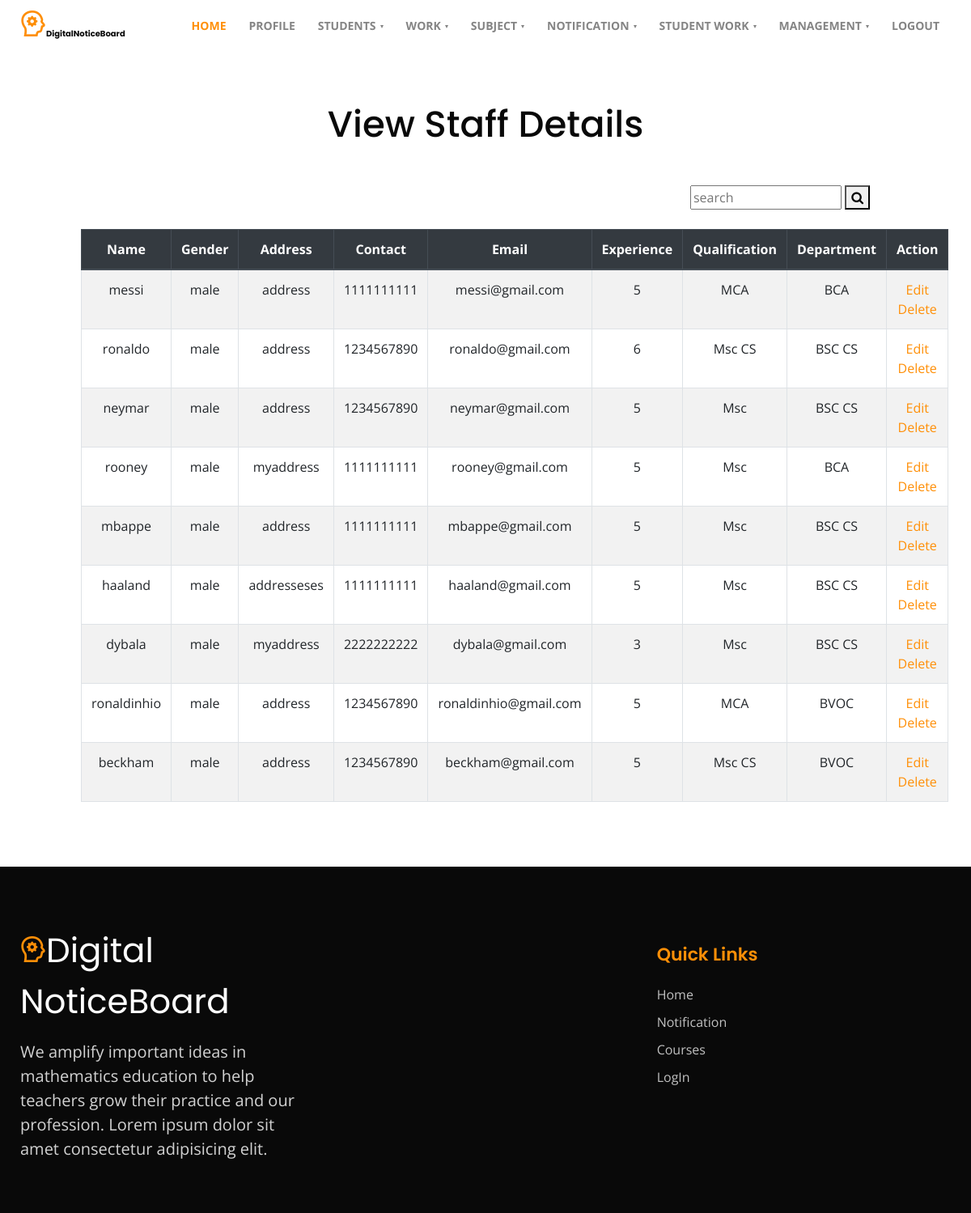
The page /view_staff (signed in) on the database its author committed.
### Authentication/models.py (models this page shows)
class Register(AbstractUser):
    name = models.CharField(max_length=50,default='')
    contact = models.IntegerField(null=True)
    address = models.CharField(max_length=50,default='')
    gender = models.CharField(max_length=50,default='')
    experience = models.CharField(max_length=50,default='')
    qualification = models.CharField(max_length=50,default='')
    usertype = models.IntegerField(null=True)
    department = models.ForeignKey(Departments,on_delete=models.CASCADE,null=True)
    semester = models.ForeignKey(Semesters,on_delete=models.CASCADE,null=True)
    batch = models.CharField(max_length=50,default='')
    dob = models.CharField(max_length=50,default='')
    status = models.IntegerField(default=0)
    examstatus = models.IntegerField(default=0)
    regno = models.IntegerField(null=True,unique=True)
    class Meta:
        unique_together = ('username', 'regno')

### department/models.py (models this page shows)
class Departments(models.Model):
    departmentname = models.CharField(max_length=50,default='')
    description = models.CharField(max_length=200,default='')
    def __str__(self) -> str:
        return self.departmentname

### Authentication/views.py (the view)
# urls.py: path('view_staff',views.view_staff),
@login_required(login_url='/login')
def view_staff(request):
    a = Register.objects.filter(usertype="2").all()
    search = request.GET.get('search', '')
    if search:
        a = a.filter(Q(username__icontains=search)|Q(email=search)|Q(department__departmentname__icontains=search))
        print(a)
    return render(request,'view_staff.html',{'a':a})

### Authentication/templates/view_staff.html (shortened to what this page needs)
{% extends 'layout.html' %}
{% block content %}
<head>
</head>
<section class="w3l-contacts-12" id="contact">
    <div class="container py-5">
        <div class="contacts12-main py-md-3">
            <div class="header-section text-center">
                <h3 class="mb-md-5 mb-4">View Staff Details</h3>
            </div>
            <div class="container search" style="display: flex; justify-content: flex-end;">
                <form action="" method="GET">
                  <input type="text" name="search" placeholder="search">
                  <button type="submit" href="/">
                    <i class="fa fa-search"></i>
                  </button>
                </form>
              </div><br>
            <div class="">
                <table class="table table-hover table-bordered table-striped">
                    <thead class="thead-dark">
                        <tr>
                            <th scope="col">Name</th>
                            <th scope="col">Gender</th>
                            <th scope="col">Address</th>
                            <th scope="col">Contact</th>
                            <th scope="col">Email</th>
                            <th scope="col">Experience</th>
                            <th scope="col">Qualification</th>
                            <th scope="col">Department</th>
                            <th scope="col" class="text-center">Action</th>
                        </tr>
                    </thead>
                    <tbody>
                        {% for i in a %}
                        <tr>
                            <td>{{ i.name }}</td>
                            <td>{{ i.gender }}</td>
                            <td>{{ i.address }}</td>
                            <td>{{ i.contact }}</td>
                            <td>{{ i.email }}</td>
                            <td>{{ i.experience }}</td>
                            <td>{{ i.qualification }}</td>
                            <td>{{ i.department }}</td>
                            <td>
                                <a href="/edit_staff/{{ i.id }}" class="">Edit</a>
                                <a href="/delete_staff/{{ i.id }}" class="" onclick="return confirm('Are you sure you want to delete {{ i.name }}?')">Delete</a>
                            </td>
                        </tr>
                        {% endfor %}
                    </tbody>
                </table>
            </div>
        </div>
    </div>
</section>
{% endblock %}

### rows shown on the page
Register: name "messi", gender "male", address "address", contact "1111111111", email "messi@gmail.com", experience "5", qualification "MCA", department "BCA"
Register: name "ronaldo", gender "male", address "address", contact "1234567890", email "ronaldo@gmail.com", experience "6", qualification "Msc CS", department "BSC CS"
Register: name "neymar", gender "male", address "address", contact "1234567890", email "neymar@gmail.com", experience "5", qualification "Msc", department "BSC CS"
Register: name "rooney", gender "male", address "myaddress", contact "1111111111", email "rooney@gmail.com", experience "5", qualification "Msc", department "BCA"
Register: name "mbappe", gender "male", address "address", contact "1111111111", email "mbappe@gmail.com", experience "5", qualification "Msc", department "BSC CS"
Register: name "haaland", gender "male", address "addresseses", contact "1111111111", email "haaland@gmail.com", experience "5", qualification "Msc", department "BSC CS"
Register: name "dybala", gender "male", address "myaddress", contact "2222222222", email "dybala@gmail.com", experience "3", qualification "Msc", department "BSC CS"
Register: name "ronaldinhio", gender "male", address "address", contact "1234567890", email "ronaldinhio@gmail.com", experience "5", qualification "MCA", department "BVOC"
Register: name "beckham", gender "male", address "address", contact "1234567890", email "beckham@gmail.com", experience "5", qualification "Msc CS", department "BVOC"
